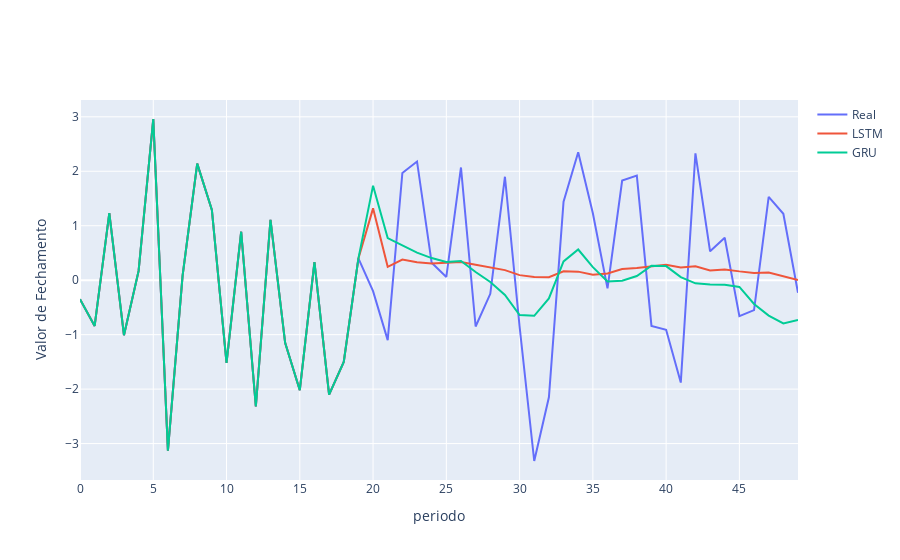

Here is the notebook cell this chart was saved with:
### Code cell
import plotly.graph_objs as go
fig = go.Figure()

fig.add_trace(go.Scatter(
   y=bova11['close_change'][-50:],
   name="Real")
)

fig.add_trace(go.Scatter(
   y=pred_30_lstm['close_change'][-50:],
   name="LSTM")
)

fig.add_trace(go.Scatter(
   y=pred_30_gru.close_change[-50:],
   name="GRU")
)

fig.update_layout(
   #title="Banda de Bollinger superior e inferior dos ultimos 60 dias de fechamento de 2009 a Fev 2023",
    yaxis_title="Valor de Fechamento",
    xaxis_title="periodo",
   #legend_title="legend",
)
fig.show()

### Figure 1 — Plotly figure (JSON) as saved in the notebook; plotly's stock layout.template omitted (floating-point values rounded to 4 significant figures)
{"data": [{"name": "Real", "type": "scatter", "y": [-0.35, -0.84, 1.23, -1.01, 0.17, 2.96, -3.13, 0.08, 2.14, 1.29, -1.52, 0.89, -2.32, 1.11, -1.15, -2.02, 0.33, -2.1, -1.5, 0.4, -0.2, -1.1, 1.97, 2.18, 0.32, 0.06, 2.07, -0.85, -0.25, 1.9, -0.85, -3.32, -2.15, 1.44, 2.35, 1.23, -0.15, 1.83, 1.92, -0.84, -0.91, -1.88, 2.33, 0.53, 0.78, -0.66, -0.55, 1.53, 1.22, -0.23]}, {"name": "LSTM", "type": "scatter", "y": [-0.35, -0.84, 1.23, -1.01, 0.17, 2.96, -3.13, 0.08, 2.14, 1.29, -1.52, 0.89, -2.32, 1.11, -1.15, -2.02, 0.33, -2.1, -1.5, 0.4, 1.319, 0.2454, 0.3783, 0.3308, 0.3049, 0.3242, 0.3358, 0.2826, 0.2346, 0.185, 0.09319, 0.05695, 0.05543, 0.1624, 0.1574, 0.1002, 0.1249, 0.2044, 0.2242, 0.2586, 0.2828, 0.2334, 0.2545, 0.1787, 0.1983, 0.162, 0.1327, 0.1391, 0.06752, 0.001594]}, {"name": "GRU", "type": "scatter", "y": [-0.35, -0.84, 1.23, -1.01, 0.17, 2.96, -3.13, 0.08, 2.14, 1.29, -1.52, 0.89, -2.32, 1.11, -1.15, -2.02, 0.33, -2.1, -1.5, 0.4, 1.736, 0.7726, 0.6401, 0.5058, 0.406, 0.3331, 0.3538, 0.1507, -0.0338, -0.2723, -0.6396, -0.6545, -0.3342, 0.3447, 0.5634, 0.2397, -0.02222, -0.01113, 0.07695, 0.2646, 0.2586, 0.05779, -0.05776, -0.07889, -0.08348, -0.1231, -0.4371, -0.65, -0.795, -0.7317]}], "layout": {"xaxis": {"title": {"text": "periodo"}}, "yaxis": {"title": {"text": "Valor de Fechamento"}}}}
